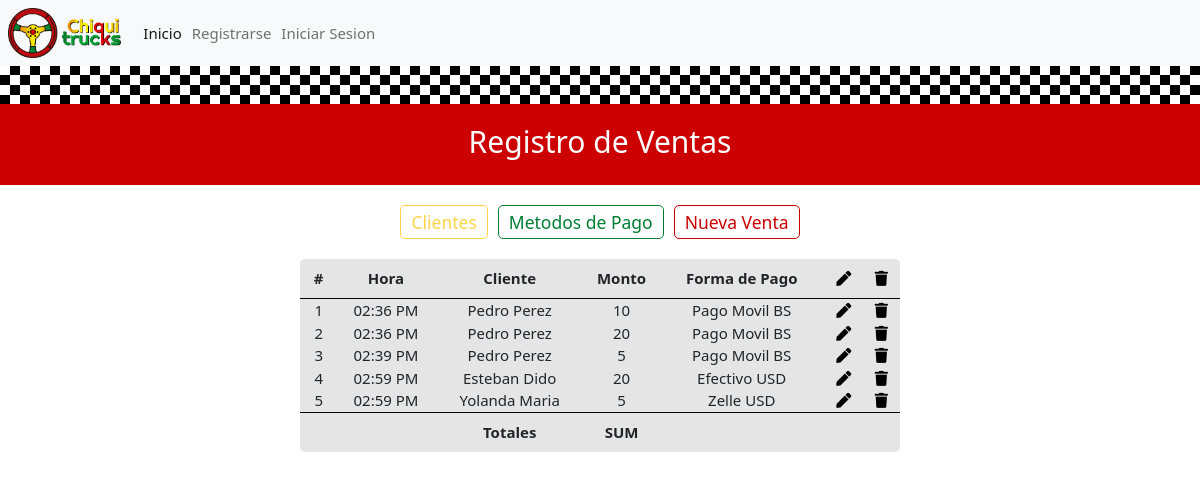
Page /sales/ on the committed database.
### sales/models.py (models this page shows, shortened)
class Sale(models.Model):
    created = models.DateTimeField(default=timezone.now)
    payment_method = models.ForeignKey(PaymentMethod, on_delete=models.CASCADE, related_name='transactions')
    amount = models.IntegerField()
    client = models.ForeignKey(Client,on_delete=models.CASCADE, related_name='transaction')

class PaymentMethod(models.Model):
    name = models.CharField(max_length=20)
    currency = models.CharField(max_length=3, default='')
    def __str__(self):
        return f'{self.name} {self.currency}'

### clients/models.py (models this page shows, shortened)
class Client(models.Model):
    first_name = models.CharField(max_length=50, blank=False)
    last_name = models.CharField(max_length=50, blank=False)
    personal_id = models.IntegerField(unique=True, blank=False)
    email = models.EmailField(unique=True, blank=True)
    def __str__(self):
        return f'{self.first_name} {self.last_name}'

### sales/views.py (the view)
# urls.py: path('', views.SaleListView.as_view(),name='sales_list'),
class SaleListView(ListView):
    model = Sale
    def get_queryset(self):
        return Sale.objects.all()

### sales/templates/sales/sale_list.html
{% extends 'mainapp/base.html' %}
{% block content %}
            <div class='flag'></div>
            <div class="header red-header">
                <h1>Registro de Ventas</h1>
            </div>
            <div class='button-row'>
                <a href="{% url 'clients:client_list' %}"><button class="btn-std btn-yellow">Clientes</button></a>
                <a href="{% url 'sales:payment_methods' %}"><button class="btn-std btn-green">Metodos de Pago</button></a>
                <a href="{% url 'sales:sale_new' %}"><button class="btn-std btn-red">Nueva Venta</button></a>
             </div>
            <div class="content cont-gray">
                <table class='main-table'>
                    <thead>
                        <th>#</th>
                        <th>Hora</th>
                        <th>Cliente</th>
                        <th>Monto</th>
                        <th>Forma de Pago</th>
                        <th><i class='fa fa-pen icon-head fa-1x'></i></th>
                        <th><i class='fa fa-trash icon-head fa-1x'></th>
                    </thead>
                    {% for sale in sale_list %}
                    <tr>
                        <td>{{sale.pk}}</td>
                        <td>{{sale.created|time:"h:i A"}}</td>
                        <td>{{sale.client}}</td>
                        <td>{{sale.amount}}</td>
                        <td>{{sale.payment_method}}</td>
                        <td><a class='link' href="{% url 'sales:sale_edit' pk=sale.pk %}">
                                <i class='fa fa-pen fa-1x'></i></a>
                        </td>
                        <td><a class='link' href="{% url 'sales:sale_remove' pk=sale.pk %}">
                                <i class='fa fa-trash fa-1x'></i></a>
                        </td>
                    </tr>
                    {% endfor %}
                    <tfoot>
                        <tr>
                            <td class='thfoot'></td>
                            <td class='thfoot'></td>
                            <td class='thfoot'>Totales</td>
                            <td class='thfoot'>SUM</td>
                            <td class='thfoot'></td>
                            <td class='thfoot'></td>
                            <td class='thfoot'></td>
                        </tr>
                    </tfoot>
                </table>
            </div>
{% endblock content %}

### mainapp/templates/mainapp/base.html (shortened to what this page needs)
<!DOCTYPE html>
{% load static %}
<html lang="en">
<head>
    <link href="https://cdn.jsdelivr.net/npm/bootstrap@5.1.3/dist/css/bootstrap.min.css" rel="stylesheet">
    <link rel="stylesheet" href="https://use.fontawesome.com/releases/v5.8.1/css/all.css"/>
    <link rel="stylesheet" href="{% static 'chiquitrucks/css/master.css' %}">
</head>
<body>
    <nav class="navbar navbar-expand-sm navbar-light bg-light">
        <div class="container-fluid">
            <a class="navbar-brand" href="{% url 'mainapp:homepage' %}">
                <img src="{% static 'chiquitrucks/chiquitrucks.png' %}" width alt="Chiquitrucks">
            </a>
          <div class="collapse navbar-collapse" id="navbarNavAltMarkup">
            <div class="navbar-nav">
              {% if user.is_authenticated %}
                  {% if user.is_employee %}
                    <a class="nav-link active" aria-current="page" href="{% url 'mainapp:homepage' %}">Inicio</a>
                    <a class="nav-link" href="{% url 'sales:sales_list' %}">Registro Ventas</a>
                    <a class="nav-link" href="{% url 'clients:client_list' %}">Clientes</a>
                    <a class='nav-link' href="">Bienvenido: {{user.first_name}}</a>
                    <a class="nav-link" aria-current="page" href="{% url 'users:profile' %}">Perfil</a>
                    {% if user.is_superuser %}
                      <a class='nav-link' href="{% url 'admin:index' %}">Admin</a>
                    {% endif %}
                      <a class="nav-link" href="{% url 'users:logout' %}">Cerrar Sesion</a>
                  {% else %}
                    <a class="nav-link active" aria-current="page" href="{% url 'mainapp:homepage' %}">Inicio</a>
                    <a class="nav-link" aria-current="page" href="{% url 'users:profile' %}">Perfil</a>
                    <a class='nav-link' href="">Bienvenido: {{user.first_name}}</a>
                    <a class="nav-link" href="{% url 'users:logout' %}">Cerrar Sesion</a>
                  {% endif %}
              {% else %}
                <a class="nav-link active" aria-current="page" href="{% url 'mainapp:homepage' %}">Inicio</a>
                <a class="nav-link" href="{% url 'users:signup' %}">Registrarse</a>
                <a class="nav-link" href="{% url 'users:login' %}">Iniciar Sesion</a>
              {% endif %}
            </div>
          </div>
        </div>
      </nav>
        {% block content %}
        {% endblock content %}
</body>
</html>

### static/chiquitrucks/css/master.css (style rules this page uses)
:root { --main_blue: #0d47a1; --main_light_blue:#4285F4; --main_red:#CC0000; --main_light_red:#ff4444; --main_yellow:#FFD447; --main_light_yellow:#ffbb33; --main_green:#007E33; --main_light_green:#00c851; --main_gray:rgba(0, 0, 0, 0.1); font-family: 'Ubuntu', sans-serif; }
* { margin: 0; padding: 0; box-sizing: border-box; text-align:center; }
html { font-size: 10px; overflow-x: hidden; overflow-y: scroll; }
a { color:black; text-decoration:none; }
.navbar-brand img { height: 50px; float: left; margin-right: 7px; }
.nav-link { font-size: 1.5rem; }
.header { display:flex; flex-direction:column; justify-content:center; width:100%; margin:0rem; padding:2rem; }
.red-header { background-color: var(--main_red); color:white; }
.flag { width: 100%; top: 0; height: 38px; background: repeating-conic-gradient(#000000 0% 25%, rgb(255, 255, 255) 0% 50%) 50% / 20px 20px; margin-bottom: 0rem; }
h1 { font-size:3rem; text-align:center; }
.button-row { display:flex; flex-direction:row; justify-content:center; margin:2rem; font-size:2rem; }
.btn-std { margin: 0rem 0.5rem; padding:0.25rem 1rem; font-size:1.75rem; border-radius:5px; background-color:transparent; }
.btn-green { border: 1px solid var(--main_green); color: var(--main_green); }
.btn-yellow { color: var(--main_yellow); border: 1px solid var(--main_yellow); }
.btn-red { border: 1px solid var(--main_red); color: var(--main_red); }
.content { display:flex; flex-direction:column; justify-content:center; font-size:1.5rem; width: 50vw; margin:2rem auto; padding:0rem; border-radius:5px; }
.cont-gray { background-color:var(--main_gray); }
th { height: 40px; border-bottom: 1.5px solid black; }
.thfoot { height: 40px; font-weight:600; border-top: 1.5px solid black; }
td { min-width:25px; height: 20px; }
.fa { color:black; margin: 0rem 0.25rem }
.icon-head { color:black; }
i { color: green; }
i::before { background:transparent; }

### rows in the picture
Sale: pk "1", created "02:36 PM", client "Pedro Perez", amount "10", payment_method "Pago Movil BS"
Sale: pk "2", created "02:36 PM", client "Pedro Perez", amount "20", payment_method "Pago Movil BS"
Sale: pk "3", created "02:39 PM", client "Pedro Perez", amount "5", payment_method "Pago Movil BS"
Sale: pk "4", created "02:59 PM", client "Esteban Dido", amount "20", payment_method "Efectivo USD"
Sale: pk "5", created "02:59 PM", client "Yolanda Maria", amount "5", payment_method "Zelle USD"
